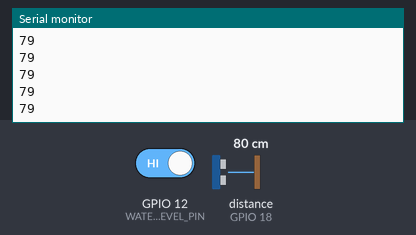
The sketch below on a simulated ESP32. Shown: the last lines printed to the serial monitor. Wiring (inferred from the names in the program): ultrasonic range finder: trigger GPIO 13; echo GPIO 18. The inputs (shaded band) are chosen by the test bench; at power-on: GPIO 12 (WATER_LEVEL_PIN) HIGH, distance to the obstacle (sensor on GPIO 18) 80 cm. The echo pulse lasts 58.3 µs per cm; WiFi joins after 1.5 s; servers stay silent unless stated.

Above: at 3.0 s.
3.1 s: GPIO 12 (WATER_LEVEL_PIN) driven LOW
6.3 s: distance to the obstacle (sensor on GPIO 18) set to 2 cm
At 7.1 s:
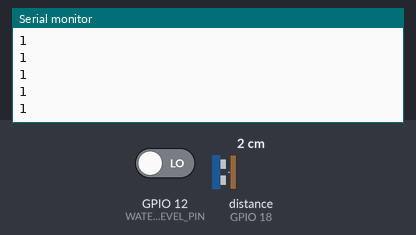
7.8 s: distance to the obstacle (sensor on GPIO 18) set to 4 cm
At 8.4 s:
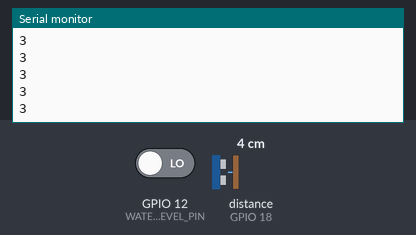
Timing chart, 0 to 10.8 s (numbered marks = the images above; inputs shaded):
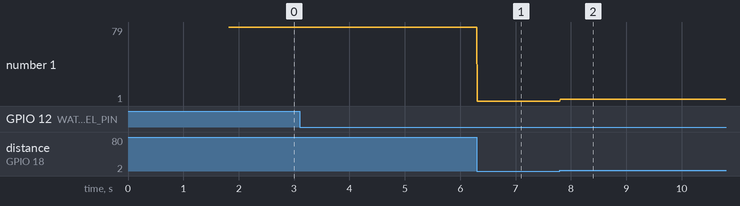

The sketch:

WaterLevel.ino
```cpp
// (licence header left out)
/* Comment this out to disable prints and save space */
//#define BLYNK_PRINT Serial

/* Fill in information from Blynk Device Info here */
#define BLYNK_TEMPLATE_ID           "TMPxxxxxx"
#define BLYNK_TEMPLATE_NAME         "Device"
#define BLYNK_AUTH_TOKEN            "YourAuthToken"


#include <WiFi.h>
#include <WiFiClient.h>
#include <BlynkSimpleEsp32.h>

// Your WiFi credentials.
// Set password to "" for open networks.
char ssid[] = "****";
char pass[] = "******";

// Define the depth of the water tank and sensor pin
const int depth = 15;
const int WATER_LEVEL_PIN = 12;


const int trigPin = 13; // GPIO 13 for the Trig pin of the ultrasonic sensor
const int echoPin = 18; // GPIO 18 for the Echo pin of the ultrasonic sensor

// Initialize the BlynkTimer for timed tasks
BlynkTimer timer;

// Function to check water level
void checkWaterLevel() {
  int waterLevel = digitalRead(WATER_LEVEL_PIN);

  // Check if the tank is full based on the water level sensor
  if (waterLevel == HIGH) {
    Blynk.virtualWrite(V0, "Tank is full");
    Serial.println("tank is full");
  } else {
    Blynk.virtualWrite(V0, "Tank is not full");
    Serial.println("tank is not full");
  }
}


// Function to measure water level using an ultrasonic sensor
void waterlevel() {
// Trigger the ultrasonic sensor to measure distance
digitalWrite(trigPin, LOW);
delayMicroseconds(2);
digitalWrite(trigPin, HIGH);
delayMicroseconds(10);
digitalWrite(trigPin, LOW);
// Measure the time it takes for the ultrasonic waves to bounce back (pulseIn function)
 long t = pulseIn(echoPin, HIGH);
// Calculate the distance in centimeters
 long cm = t *0.034 / 2;
// Print the distance to the Serial Monitor
 Serial.println(cm);
// Calculate the water level based on tank depth and measured distance
 long level = depth - cm;
// Ensure the water level doesn't go negative
 if (level < 0)
 level = 0;
// Map the water level to a percentage and update the Blynk app
 level = map(level, 0, depth - 3, 0, 100);
Blynk.virtualWrite(V1, level);
}


// Setup function that runs once at the beginning
void setup() {
  // Configure pin mode for the water level sensor
  pinMode(WATER_LEVEL_PIN, INPUT_PULLUP); // Water level sensor with pull-up resistor

  pinMode(trigPin, OUTPUT); // Ultrasonic sensor trigger pin
  pinMode(echoPin, INPUT); // Ultrasonic sensor echo pin

  // Start serial communication for debugging
  Serial.begin(115200);
  // Connect to Wi-Fi and Blynk using the provided credentials and token
  Blynk.begin(BLYNK_AUTH_TOKEN, ssid, pass);
  // Set up timed tasks using the BlynkTimer
  timer.setInterval(1000L, checkWaterLevel); // Check water level every 1 second
  timer.setInterval(10L, waterlevel); // Measure water level every 10 milliseconds
}


// Loop function that runs continuously
void loop() {
  // Execute Blynk and timer tasks
  Blynk.run();
  timer.run();
}
```

Measured:
- after the input at 6.3 s, the serial monitor: prints a new line at once (image 1)
- after the input at 7.8 s, the serial monitor: prints a new line at once (image 2)
- plotted number 1: 79 → 1 after the input at 6.3 s, 1 → 3 after the input at 7.8 s
